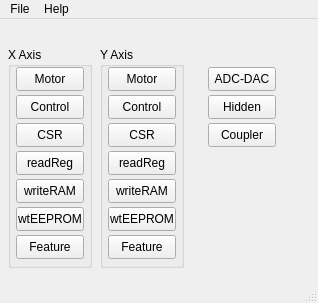
<?xml version="1.0" encoding="UTF-8"?>
<ui version="4.0">
 <class>MainWindow</class>
 <widget class="QMainWindow" name="MainWindow">
  <property name="geometry">
   <rect>
    <x>0</x>
    <y>0</y>
    <width>318</width>
    <height>303</height>
   </rect>
  </property>
  <property name="windowTitle">
   <string>MainWindow</string>
  </property>
  <widget class="QWidget" name="centralwidget">
   <widget class="QPushButton" name="AdcDacPB">
    <property name="geometry">
     <rect>
      <x>208</x>
      <y>48</y>
      <width>68</width>
      <height>24</height>
     </rect>
    </property>
    <property name="text">
     <string>ADC-DAC</string>
    </property>
   </widget>
   <widget class="QPushButton" name="hiddenPB">
    <property name="geometry">
     <rect>
      <x>208</x>
      <y>76</y>
      <width>68</width>
      <height>24</height>
     </rect>
    </property>
    <property name="text">
     <string>Hidden</string>
    </property>
   </widget>
   <widget class="QPushButton" name="couplerPB">
    <property name="geometry">
     <rect>
      <x>208</x>
      <y>104</y>
      <width>68</width>
      <height>24</height>
     </rect>
    </property>
    <property name="text">
     <string>Coupler</string>
    </property>
   </widget>
   <widget class="QGroupBox" name="xGroup">
    <property name="geometry">
     <rect>
      <x>8</x>
      <y>28</y>
      <width>84</width>
      <height>221</height>
     </rect>
    </property>
    <property name="title">
     <string>X Axis</string>
    </property>
    <widget class="QPushButton" name="xMotorPB">
     <property name="geometry">
      <rect>
       <x>8</x>
       <y>20</y>
       <width>68</width>
       <height>24</height>
      </rect>
     </property>
     <property name="text">
      <string>Motor</string>
     </property>
    </widget>
    <widget class="QPushButton" name="xCtrlPB">
     <property name="geometry">
      <rect>
       <x>8</x>
       <y>48</y>
       <width>68</width>
       <height>24</height>
      </rect>
     </property>
     <property name="text">
      <string>Control</string>
     </property>
    </widget>
    <widget class="QPushButton" name="xCSRPB">
     <property name="geometry">
      <rect>
       <x>8</x>
       <y>76</y>
       <width>68</width>
       <height>24</height>
      </rect>
     </property>
     <property name="text">
      <string>CSR</string>
     </property>
    </widget>
    <widget class="QPushButton" name="xRRegsPB">
     <property name="geometry">
      <rect>
       <x>8</x>
       <y>104</y>
       <width>68</width>
       <height>24</height>
      </rect>
     </property>
     <property name="text">
      <string>readReg</string>
     </property>
    </widget>
    <widget class="QPushButton" name="xWtRamPB">
     <property name="geometry">
      <rect>
       <x>8</x>
       <y>132</y>
       <width>68</width>
       <height>24</height>
      </rect>
     </property>
     <property name="text">
      <string>writeRAM</string>
     </property>
    </widget>
    <widget class="QPushButton" name="xWtEEPPB">
     <property name="geometry">
      <rect>
       <x>8</x>
       <y>160</y>
       <width>68</width>
       <height>24</height>
      </rect>
     </property>
     <property name="text">
      <string>wtEEPROM</string>
     </property>
    </widget>
    <widget class="QPushButton" name="xFeaturePB">
     <property name="geometry">
      <rect>
       <x>8</x>
       <y>188</y>
       <width>68</width>
       <height>24</height>
      </rect>
     </property>
     <property name="text">
      <string>Feature</string>
     </property>
    </widget>
   </widget>
   <widget class="QGroupBox" name="yGroup">
    <property name="geometry">
     <rect>
      <x>100</x>
      <y>28</y>
      <width>84</width>
      <height>221</height>
     </rect>
    </property>
    <property name="title">
     <string>Y Axis</string>
    </property>
    <widget class="QPushButton" name="yMotorPB">
     <property name="geometry">
      <rect>
       <x>8</x>
       <y>20</y>
       <width>68</width>
       <height>24</height>
      </rect>
     </property>
     <property name="text">
      <string>Motor</string>
     </property>
    </widget>
    <widget class="QPushButton" name="yCtrlPB">
     <property name="geometry">
      <rect>
       <x>8</x>
       <y>48</y>
       <width>68</width>
       <height>24</height>
      </rect>
     </property>
     <property name="text">
      <string>Control</string>
     </property>
    </widget>
    <widget class="QPushButton" name="yCSRPB">
     <property name="geometry">
      <rect>
       <x>8</x>
       <y>76</y>
       <width>68</width>
       <height>24</height>
      </rect>
     </property>
     <property name="text">
      <string>CSR</string>
     </property>
    </widget>
    <widget class="QPushButton" name="yRRegsPB">
     <property name="geometry">
      <rect>
       <x>8</x>
       <y>104</y>
       <width>68</width>
       <height>24</height>
      </rect>
     </property>
     <property name="text">
      <string>readReg</string>
     </property>
    </widget>
    <widget class="QPushButton" name="yWtRamPB">
     <property name="geometry">
      <rect>
       <x>8</x>
       <y>132</y>
       <width>68</width>
       <height>24</height>
      </rect>
     </property>
     <property name="text">
      <string>writeRAM</string>
     </property>
    </widget>
    <widget class="QPushButton" name="yWtEEPPB">
     <property name="geometry">
      <rect>
       <x>8</x>
       <y>160</y>
       <width>68</width>
       <height>24</height>
      </rect>
     </property>
     <property name="text">
      <string>wtEEPROM</string>
     </property>
    </widget>
    <widget class="QPushButton" name="yFeaturePB">
     <property name="geometry">
      <rect>
       <x>8</x>
       <y>188</y>
       <width>68</width>
       <height>24</height>
      </rect>
     </property>
     <property name="text">
      <string>Feature</string>
     </property>
    </widget>
   </widget>
  </widget>
  <widget class="QMenuBar" name="menubar">
   <property name="geometry">
    <rect>
     <x>0</x>
     <y>0</y>
     <width>318</width>
     <height>20</height>
    </rect>
   </property>
   <widget class="QMenu" name="menuFile">
    <property name="title">
     <string>File</string>
    </property>
    <addaction name="actionExit"/>
   </widget>
   <widget class="QMenu" name="menuHelp">
    <property name="title">
     <string>Help</string>
    </property>
    <addaction name="actionAbout"/>
   </widget>
   <addaction name="menuFile"/>
   <addaction name="menuHelp"/>
  </widget>
  <widget class="QStatusBar" name="statusbar"/>
  <action name="actionExit">
   <property name="text">
    <string>Exit</string>
   </property>
  </action>
  <action name="actionAbout">
   <property name="text">
    <string>About</string>
   </property>
  </action>
 </widget>
 <resources/>
 <connections/>
</ui>
